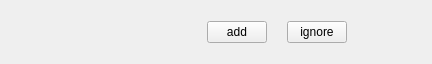
<?xml version="1.0" encoding="UTF-8"?>
<ui version="4.0">
 <class>AddUserNameCardWidget</class>
 <widget class="QWidget" name="AddUserNameCardWidget">
  <property name="geometry">
   <rect>
    <x>0</x>
    <y>0</y>
    <width>432</width>
    <height>64</height>
   </rect>
  </property>
  <property name="minimumSize">
   <size>
    <width>0</width>
    <height>64</height>
   </size>
  </property>
  <property name="maximumSize">
   <size>
    <width>16777215</width>
    <height>64</height>
   </size>
  </property>
  <property name="windowTitle">
   <string>Form</string>
  </property>
  <layout class="QHBoxLayout" name="horizontalLayout">
   <property name="spacing">
    <number>0</number>
   </property>
   <property name="leftMargin">
    <number>0</number>
   </property>
   <property name="topMargin">
    <number>0</number>
   </property>
   <property name="rightMargin">
    <number>0</number>
   </property>
   <property name="bottomMargin">
    <number>0</number>
   </property>
   <item>
    <spacer name="horizontalSpacer">
     <property name="orientation">
      <enum>Qt::Orientation::Horizontal</enum>
     </property>
     <property name="sizeType">
      <enum>QSizePolicy::Policy::Fixed</enum>
     </property>
     <property name="sizeHint" stdset="0">
      <size>
       <width>40</width>
       <height>20</height>
      </size>
     </property>
    </spacer>
   </item>
   <item>
    <widget class="QLabel" name="avator">
     <property name="minimumSize">
      <size>
       <width>40</width>
       <height>40</height>
      </size>
     </property>
     <property name="maximumSize">
      <size>
       <width>40</width>
       <height>40</height>
      </size>
     </property>
     <property name="text">
      <string/>
     </property>
     <property name="alignment">
      <set>Qt::AlignmentFlag::AlignCenter</set>
     </property>
    </widget>
   </item>
   <item>
    <widget class="QWidget" name="widget" native="true">
     <layout class="QVBoxLayout" name="verticalLayout">
      <item>
       <widget class="QLabel" name="friend_name">
        <property name="minimumSize">
         <size>
          <width>0</width>
          <height>20</height>
         </size>
        </property>
        <property name="maximumSize">
         <size>
          <width>16777215</width>
          <height>20</height>
         </size>
        </property>
        <property name="text">
         <string/>
        </property>
       </widget>
      </item>
      <item>
       <widget class="QLabel" name="last_message">
        <property name="minimumSize">
         <size>
          <width>0</width>
          <height>20</height>
         </size>
        </property>
        <property name="maximumSize">
         <size>
          <width>16777215</width>
          <height>20</height>
         </size>
        </property>
        <property name="text">
         <string/>
        </property>
       </widget>
      </item>
     </layout>
    </widget>
   </item>
   <item>
    <widget class="QPushButton" name="add_button">
     <property name="minimumSize">
      <size>
       <width>60</width>
       <height>0</height>
      </size>
     </property>
     <property name="maximumSize">
      <size>
       <width>60</width>
       <height>16777215</height>
      </size>
     </property>
     <property name="text">
      <string>add</string>
     </property>
    </widget>
   </item>
   <item>
    <spacer name="horizontalSpacer_3">
     <property name="orientation">
      <enum>Qt::Orientation::Horizontal</enum>
     </property>
     <property name="sizeType">
      <enum>QSizePolicy::Policy::Fixed</enum>
     </property>
     <property name="sizeHint" stdset="0">
      <size>
       <width>20</width>
       <height>20</height>
      </size>
     </property>
    </spacer>
   </item>
   <item>
    <widget class="QPushButton" name="ignore_button">
     <property name="minimumSize">
      <size>
       <width>60</width>
       <height>0</height>
      </size>
     </property>
     <property name="maximumSize">
      <size>
       <width>60</width>
       <height>16777215</height>
      </size>
     </property>
     <property name="text">
      <string>ignore</string>
     </property>
    </widget>
   </item>
   <item>
    <widget class="OnceClickableQLabel" name="status_label">
     <property name="minimumSize">
      <size>
       <width>45</width>
       <height>30</height>
      </size>
     </property>
     <property name="maximumSize">
      <size>
       <width>45</width>
       <height>30</height>
      </size>
     </property>
     <property name="text">
      <string/>
     </property>
    </widget>
   </item>
   <item>
    <spacer name="horizontalSpacer_2">
     <property name="orientation">
      <enum>Qt::Orientation::Horizontal</enum>
     </property>
     <property name="sizeType">
      <enum>QSizePolicy::Policy::Fixed</enum>
     </property>
     <property name="sizeHint" stdset="0">
      <size>
       <width>40</width>
       <height>20</height>
      </size>
     </property>
    </spacer>
   </item>
  </layout>
 </widget>
 <customwidgets>
  <customwidget>
   <class>OnceClickableQLabel</class>
   <extends>QLabel</extends>
   <header location="global">onceclickableqlabel.h</header>
  </customwidget>
 </customwidgets>
 <resources/>
 <connections/>
</ui>
